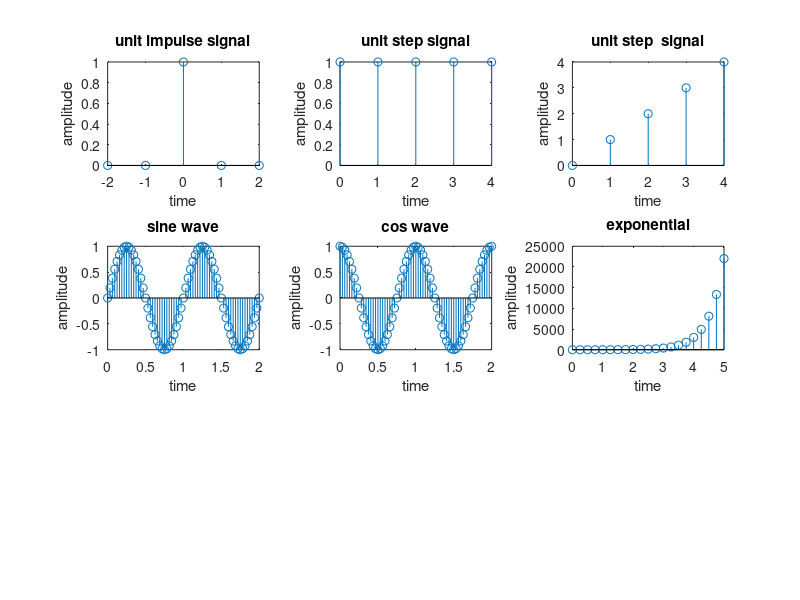

Here is the MATLAB script that generated this plot:
clc
clear all
close all
t = -2:1:2
y=[zeros(1,2),ones(1),zeros(1,2)];
subplot(3,3,1);
stem(t,y);
xlabel('time');
ylabel('amplitude');
title('unit impulse signal');
N=5;
t=0 : N-1;
y1=ones(1,N);
subplot(3,3,2);
stem(t,y1);
xlabel('time');
ylabel('amplitude');
title('unit step signal');

% to generate unit step  signal
N=5;
t=0 : N-1;
subplot(3,3,3);
stem(t,t);
xlabel('time');
ylabel('amplitude');
title('unit step  signal');

% to generate sine wave
t=0:1/32:2;
x=sin(2*pi*t);
subplot(3,3,4);
stem(t,x);
xlabel('time');
ylabel('amplitude');
title('sine wave');

% to generate cos wave
t=0:1/32:2;
x=cos(2*pi*t);
subplot(3,3,5);
stem(t,x);
xlabel('time');
ylabel('amplitude');
title('cos wave');

% to generate exponential
N2= 5
t=0:1/4:N2;
a=2
y2=exp(a*t);
subplot(3,3,6);
stem(t,y2);
xlabel('time');
ylabel('amplitude');
title('exponential');
